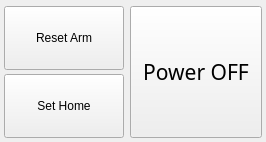
<?xml version="1.0" encoding="UTF-8"?>
<ui version="4.0">
 <class>Form</class>
 <widget class="QWidget" name="Form">
  <property name="geometry">
   <rect>
    <x>0</x>
    <y>0</y>
    <width>266</width>
    <height>142</height>
   </rect>
  </property>
  <property name="minimumSize">
   <size>
    <width>0</width>
    <height>0</height>
   </size>
  </property>
  <property name="maximumSize">
   <size>
    <width>500</width>
    <height>500</height>
   </size>
  </property>
  <property name="cursor">
   <cursorShape>ArrowCursor</cursorShape>
  </property>
  <property name="windowTitle">
   <string>Oil HMI</string>
  </property>
  <property name="autoFillBackground">
   <bool>false</bool>
  </property>
  <widget class="QPushButton" name="powerButton">
   <property name="geometry">
    <rect>
     <x>130</x>
     <y>6</y>
     <width>132</width>
     <height>132</height>
    </rect>
   </property>
   <property name="minimumSize">
    <size>
     <width>30</width>
     <height>30</height>
    </size>
   </property>
   <property name="maximumSize">
    <size>
     <width>200</width>
     <height>200</height>
    </size>
   </property>
   <property name="font">
    <font>
     <family>Ubuntu Mono</family>
     <pointsize>16</pointsize>
     <weight>50</weight>
     <italic>false</italic>
     <bold>false</bold>
    </font>
   </property>
   <property name="cursor">
    <cursorShape>PointingHandCursor</cursorShape>
   </property>
   <property name="text">
    <string>Power OFF</string>
   </property>
  </widget>
  <widget class="QPushButton" name="resetButton">
   <property name="geometry">
    <rect>
     <x>4</x>
     <y>6</y>
     <width>120</width>
     <height>64</height>
    </rect>
   </property>
   <property name="minimumSize">
    <size>
     <width>96</width>
     <height>30</height>
    </size>
   </property>
   <property name="maximumSize">
    <size>
     <width>120</width>
     <height>120</height>
    </size>
   </property>
   <property name="cursor">
    <cursorShape>PointingHandCursor</cursorShape>
   </property>
   <property name="text">
    <string>Reset Arm</string>
   </property>
  </widget>
  <widget class="QPushButton" name="setHomeButton">
   <property name="geometry">
    <rect>
     <x>4</x>
     <y>74</y>
     <width>120</width>
     <height>64</height>
    </rect>
   </property>
   <property name="minimumSize">
    <size>
     <width>96</width>
     <height>30</height>
    </size>
   </property>
   <property name="maximumSize">
    <size>
     <width>120</width>
     <height>120</height>
    </size>
   </property>
   <property name="cursor">
    <cursorShape>PointingHandCursor</cursorShape>
   </property>
   <property name="text">
    <string>Set Home</string>
   </property>
  </widget>
 </widget>
 <resources/>
 <connections>
  <connection>
   <sender>powerButton</sender>
   <signal>pressed()</signal>
   <receiver>Form</receiver>
   <slot>power()</slot>
   <hints>
    <hint type="sourcelabel">
     <x>303</x>
     <y>335</y>
    </hint>
    <hint type="destinationlabel">
     <x>222</x>
     <y>0</y>
    </hint>
   </hints>
  </connection>
  <connection>
   <sender>resetButton</sender>
   <signal>pressed()</signal>
   <receiver>Form</receiver>
   <slot>reset_arm()</slot>
   <hints>
    <hint type="sourcelabel">
     <x>162</x>
     <y>327</y>
    </hint>
    <hint type="destinationlabel">
     <x>321</x>
     <y>342</y>
    </hint>
   </hints>
  </connection>
  <connection>
   <sender>setHomeButton</sender>
   <signal>pressed()</signal>
   <receiver>Form</receiver>
   <slot>set_home()</slot>
   <hints>
    <hint type="sourcelabel">
     <x>156</x>
     <y>376</y>
    </hint>
    <hint type="destinationlabel">
     <x>205</x>
     <y>381</y>
    </hint>
   </hints>
  </connection>
 </connections>
 <slots>
  <slot>joint1_minus()</slot>
  <slot>joint1_plus()</slot>
  <slot>joint2_minus()</slot>
  <slot>joint2_plus()</slot>
  <slot>joint3_minus()</slot>
  <slot>joint3_plus()</slot>
  <slot>joint4_minus()</slot>
  <slot>joint4_plus()</slot>
  <slot>joint5_minus()</slot>
  <slot>joint5_plus()</slot>
  <slot>joint6_minus()</slot>
  <slot>joint6_plus()</slot>
  <slot>joint7_minus()</slot>
  <slot>joint7_plus()</slot>
  <slot>save_state()</slot>
  <slot>joint1_minus_done()</slot>
  <slot>joint2_minus_done()</slot>
  <slot>joint3_minus_done()</slot>
  <slot>joint4_minus_done()</slot>
  <slot>joint5_minus_done()</slot>
  <slot>joint6_minus_done()</slot>
  <slot>joint7_minus_done()</slot>
  <slot>joint1_plus_done()</slot>
  <slot>joint2_plus_done()</slot>
  <slot>joint3_plus_done()</slot>
  <slot>joint4_plus_done()</slot>
  <slot>joint5_plus_done()</slot>
  <slot>joint6_plus_done()</slot>
  <slot>joint7_plus_done()</slot>
  <slot>slide_moved()</slot>
  <slot>selectionchange()</slot>
  <slot>power()</slot>
  <slot>set_home()</slot>
  <slot>back_home()</slot>
  <slot>reset_arm()</slot>
 </slots>
</ui>
